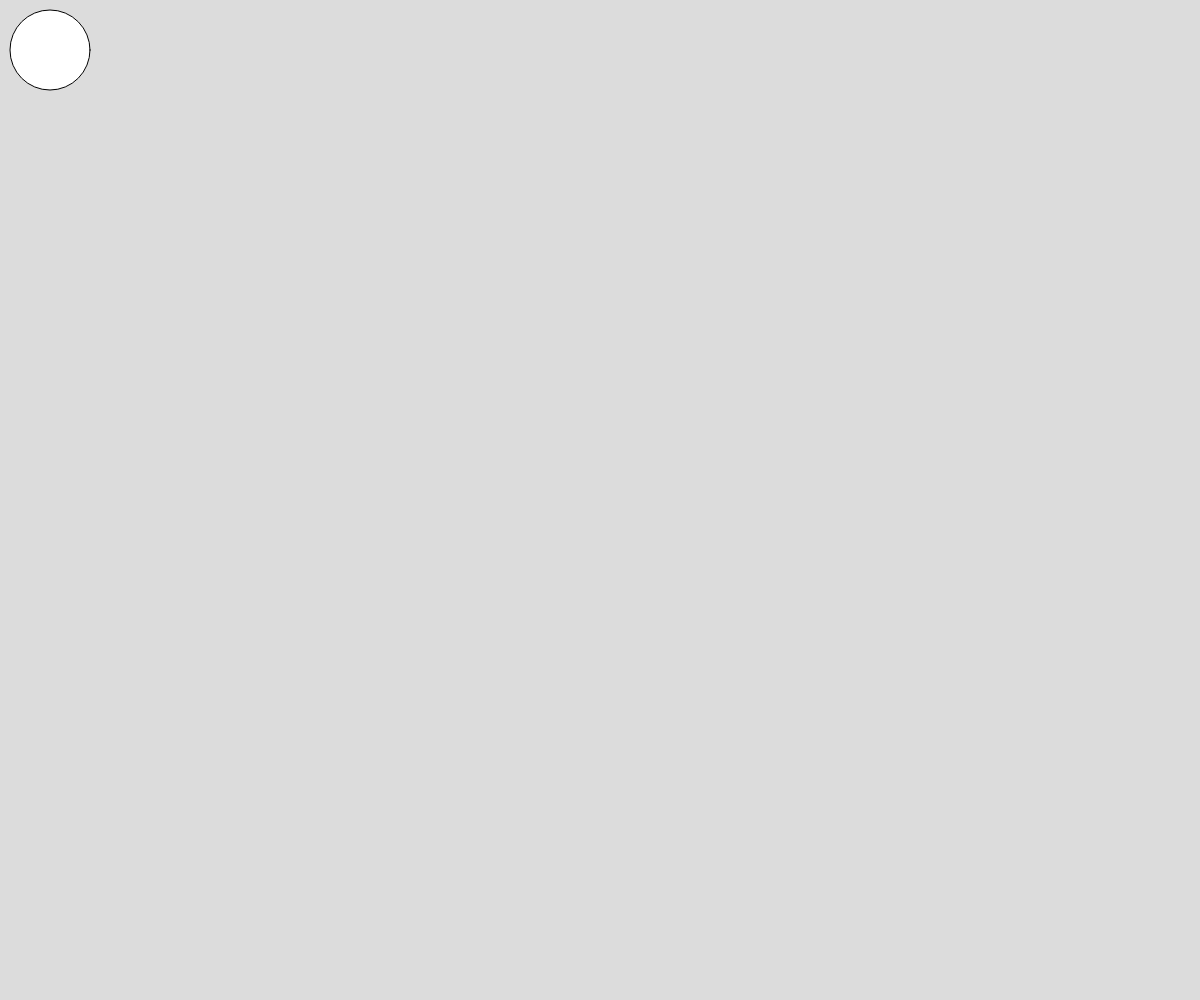
Frame 1 (no input)
Frame 60 (no input): identical to frame 1, image omitted
Frame 120 (the mouse pressed at the canvas centre since frame 60): identical to frame 1, image omitted

The p5.js sketch that drew this single still picture (run headless with seeded random() and noise() and a simulated clock; from frame 60 on, the mouse is pressed at the canvas centre):

// p5.js sketch
// ── sketch.js
/*function preload() {
  
}*/

function setup() {
  createCanvas(windowWidth, windowHeight);
}

function draw() {
  background(220);
  ellipse(50, 50, 80, 80);
}
